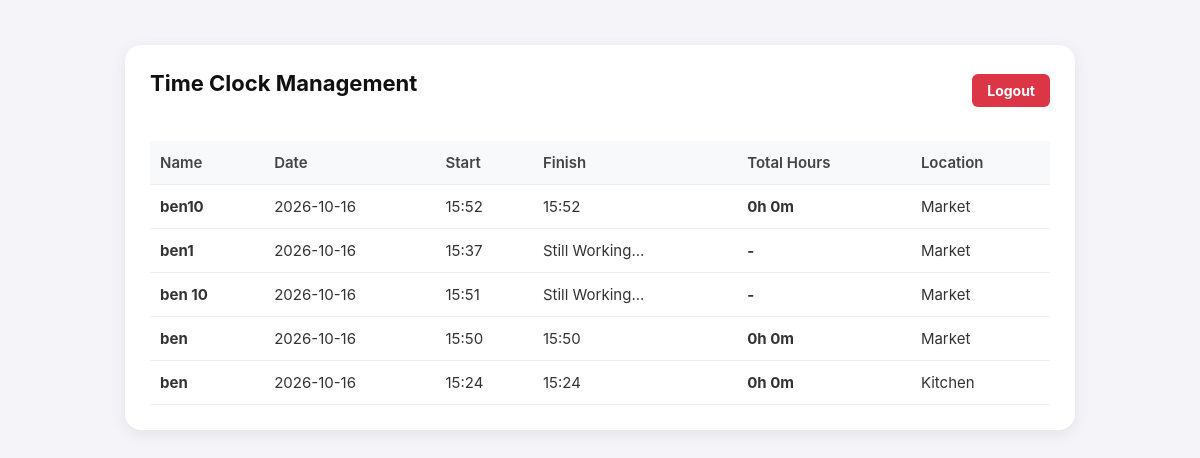
The app's page /admin (signed in), older data.
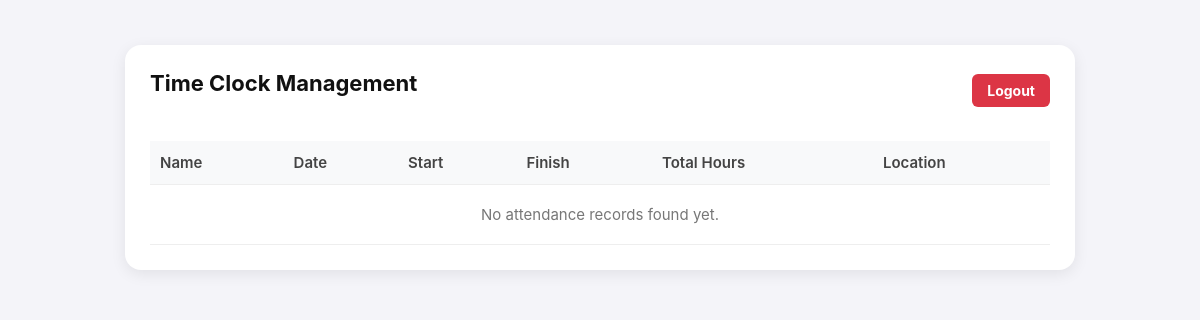
The same page, newer data.
### tables this page shows
CREATE TABLE attendance (
            id INTEGER PRIMARY KEY AUTOINCREMENT,
            name TEXT NOT NULL,
            action TEXT NOT NULL,
            location TEXT NOT NULL,
            timestamp TEXT NOT NULL
        );

### app.py (the view)
@app.route('/admin')
def admin_dashboard():
    if not session.get('logged_in'):
        return redirect(url_for('admin_login'))
    conn = sqlite3.connect(DB_NAME)
    cursor = conn.cursor()
    cursor.execute('SELECT name, action, location, timestamp FROM attendance ORDER BY timestamp ASC')
    rows = cursor.fetchall()
    conn.close()
    sessions_dict = {}  # Key: (name, date, location), Value: {'in': time, 'out': time, 'location': loc}
    report_rows = []
    for row in rows:
        name, action, location, timestamp = row
        dt = datetime.strptime(timestamp, '%Y-%m-%d %H:%M:%S')
        date_str = dt.strftime('%Y-%m-%d')
        key = (name, date_str, location)
        if action == 'Clock In':
            sessions_dict[key] = {'name': name, 'location': location, 'date': date_str, 'in': dt, 'out': None}
        elif action == 'Clock Out':
            if key in sessions_dict:
                sessions_dict[key]['out'] = dt
    for key, data in sorted(sessions_dict.items(), reverse=True):
        start_dt = data['in']
        out_dt = data['out']
        start_formatted = start_dt.strftime('%H:%M') if start_dt else '-'
        finish_formatted = out_dt.strftime('%H:%M') if out_dt else 'Still Working...'
        hours_str = '-'
        if out_dt and start_dt:
            diff = out_dt - start_dt
            total_seconds = diff.total_seconds()
            hours = int(total_seconds // 3600)
            minutes = int((total_seconds % 3600) // 60)
            hours_str = f"{hours}h {minutes}m"
        report_rows.append({
            'name': data['name'],
            'location': data['location'],
            'date': data['date'],
            'start': start_formatted,
            'finish': finish_formatted,
            'hours': hours_str
        })
    return render_template('admin.html', rows=report_rows)

### templates/admin.html (shortened to what this page needs)
<!DOCTYPE html>
<html lang="en">
<head>
    <link rel="stylesheet" href="{{ url_for('static', filename='style.css') }}">
</head>
<body>
    <div class="admin-container">
        <div class="header-flex">
            <h2>Time Clock Management</h2>
            <a href="/admin/logout" class="logout-btn">Logout</a>
        </div>
        <div class="table-container">
            <table>
                <thead>
                    <tr>
                        <th>Name</th>
                        <th>Date</th>
                        <th>Start</th>
                        <th>Finish</th>
                        <th>Total Hours</th>
                        <th>Location</th>
                    </tr>
                </thead>
                <tbody>
                    {% for row in rows %}
                    <tr>
                        <td><strong>{{ row.name }}</strong></td>
                        <td>{{ row.date }}</td>
                        <td>{{ row.start }}</td>
                        <td>{{ row.finish }}</td>
                        <td><strong>{{ row.hours }}</strong></td>
                        <td>{{ row.location }}</td>
                    </tr>
                    {% else %}
                    <tr>
                        <td colspan="6" style="text-align: center; color: #777; padding: 20px;">No attendance records found yet.</td>
                    </tr>
                    {% endfor %}
                </tbody>
            </table>
        </div>
    </div>
</body>
</html>

### static/style.css (style rules this page uses)
body { font-family: -apple-system, BlinkMacSystemFont, "Segoe UI", Roboto, Helvetica, Arial, sans-serif; background: #f4f4f9; color: #333; margin: 0; padding: 15px; -webkit-text-size-adjust: 100%; }
h2 { font-size: 22px; margin-top: 0; margin-bottom: 15px; color: #111; }
.table-container { width: 100%; overflow-x: auto; }
table { width: 100%; margin-top: 10px; font-size: 13px; border-collapse: collapse; text-align: left; white-space: nowrap; }
th, td { padding: 10px 8px; border-bottom: 1px solid #eee; }
th { color: #666; font-weight: 600; }

### templates/admin.html (style rules this page uses)
.admin-container { max-width: 900px; margin: 30px auto; background: white; padding: 25px; border-radius: 16px; box-shadow: 0 4px 15px rgba(0,0,0,0.08); text-align: left; }
.header-flex { display: flex; justify-content: space-between; align-items: center; margin-bottom: 20px; }
.logout-btn { background: #dc3545; color: white; padding: 8px 15px; border-radius: 6px; text-decoration: none; font-size: 14px; font-weight: bold; }
table { width: 100%; border-collapse: collapse; margin-top: 10px; font-size: 15px; }
th, td { padding: 12px 10px; border-bottom: 1px solid #eee; text-align: left; }
th { background: #f8f9fa; color: #444; }

Row changes from the older to the newer data that the page shows:
removed attendance: name "ben10", date "2026-10-16", start "15:52", finish "15:52", hours "0h 0m", location "Market"
removed attendance: name "ben1", date "2026-10-16", start "15:37", finish "Still Working...", hours "-", location "Market"
removed attendance: name "ben 10", date "2026-10-16", start "15:51", finish "Still Working...", hours "-", location "Market"
removed attendance: name "ben", date "2026-10-16", start "15:50", finish "15:50", hours "0h 0m", location "Market"
removed attendance: name "ben", date "2026-10-16", start "15:24", finish "15:24", hours "0h 0m", location "Kitchen"
Text that changed along with them:
text now shown: "No attendance records found yet."
